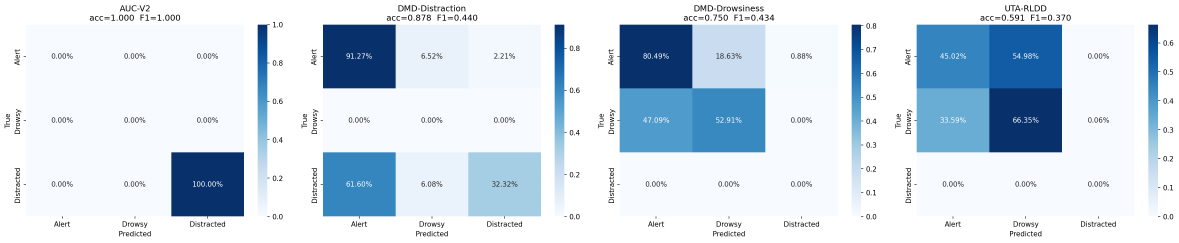
#> input picture models/evaluation/per_dataset_breakdown.png, 3536 x 727 px (shown at 1/3 size)
$ python -i preprocessing.py   (imports and definitions only)
#> lines starting #> are read from the running program, lines starting #| are printed output that depends on the picture
"""Frame preprocessing: CLAHE on the Lab L channel plus optional adaptive gamma.

CLAHE runs only when mean brightness is below threshold. All funcs take and
return BGR uint8 arrays.
"""

from __future__ import annotations

import logging
from typing import Optional, Tuple

import cv2
import numpy as np

__all__ = [
    "preprocess_frame",
    "apply_clahe",
    "adaptive_gamma_correction",
]

logger = logging.getLogger(__name__)

# clahe on the L channel of Lab

def apply_clahe(
    frame: np.ndarray,
    clip_limit: float = 2.0,
    tile_grid_size: Tuple[int, int] = (8, 8),
) -> np.ndarray:
    """clahe on the L channel of Lab."""
    if frame is None or frame.ndim != 3 or frame.shape[2] != 3:
        raise ValueError(
            f"Expected 3-channel BGR image, got shape "
            f"{getattr(frame, 'shape', None)}"
        )
    if frame.dtype != np.uint8:
        raise ValueError(f"Expected uint8 dtype, got {frame.dtype}")

    # convert BGR to Lab
    lab = cv2.cvtColor(frame, cv2.COLOR_BGR2LAB)
    l_channel, a_channel, b_channel = cv2.split(lab)

    clahe = cv2.createCLAHE(
        clipLimit=clip_limit,
        tileGridSize=tile_grid_size,
    )
    l_enhanced = clahe.apply(l_channel)

    lab_enhanced = cv2.merge([l_enhanced, a_channel, b_channel])
    result = cv2.cvtColor(lab_enhanced, cv2.COLOR_LAB2BGR)

    logger.debug(
        "CLAHE applied: clip=%.1f, tile=%s, L_mean %.1f -> %.1f",
        clip_limit,
        tile_grid_size,
        l_channel.mean(),
        l_enhanced.mean(),
    )
    return result


# adaptive gamma correction

def adaptive_gamma_correction(
    frame: np.ndarray,
    gamma: float = 1.2,
    adaptive: bool = True,
) -> np.ndarray:
    """gamma correction; when adaptive, picks gamma from mean brightness."""
    if frame is None or frame.ndim != 3:
        raise ValueError("Expected 3-channel image")

    if adaptive:
        gray = cv2.cvtColor(frame, cv2.COLOR_BGR2GRAY)
        mean_brightness = gray.mean()

        # target mean is 127 (midpoint of 0-255)
        target_mean = 127.0

        if mean_brightness < 1.0:
            # nearly black frame, use a strong brightening gamma
            gamma_eff = 0.5
        else:
            gamma_eff = np.log(target_mean / 255.0) / np.log(
                mean_brightness / 255.0 + 1e-7
            )
            gamma_eff = float(np.clip(gamma_eff, 0.5, 2.5))

        logger.debug(
            "Adaptive gamma: mean_brightness=%.1f -> gamma_eff=%.3f",
            mean_brightness,
            gamma_eff,
        )
    else:
        gamma_eff = gamma

    # lut for fast application
    inv_gamma = 1.0 / gamma_eff
    lut = np.array(
        [(i / 255.0) ** inv_gamma * 255 for i in range(256)],
        dtype=np.uint8,
    )
    corrected = cv2.LUT(frame, lut)
    return corrected


# preprocessing entry point

def preprocess_frame(
    frame: np.ndarray,
    target_size: Optional[Tuple[int, int]] = None,
    clahe_clip: float = 2.0,
    tile_size: Tuple[int, int] = (8, 8),
    brightness_threshold: float = 100.0,
    gamma: float = 1.2,
    adaptive_gamma: bool = True,
    apply_gamma: bool = True,
) -> np.ndarray:
    """resize, conditional clahe (dark frames only), then gamma."""
    if frame is None:
        raise ValueError("Input frame is None")
    if frame.ndim != 3 or frame.shape[2] != 3:
        raise ValueError(
            f"Expected 3-channel BGR image, got shape {frame.shape}"
        )

    processed = frame.copy()

    if target_size is not None:
        w, h = target_size
        if (processed.shape[1], processed.shape[0]) != (w, h):
            processed = cv2.resize(
                processed, (w, h), interpolation=cv2.INTER_LINEAR
            )
            logger.debug("Resized frame to %dx%d", w, h)

    # clahe only on dark frames
    lab = cv2.cvtColor(processed, cv2.COLOR_BGR2LAB)
    l_channel = lab[:, :, 0]
    mean_l = float(l_channel.mean())

    if mean_l < brightness_threshold:
        processed = apply_clahe(
            processed,
            clip_limit=clahe_clip,
            tile_grid_size=tile_size,
        )
        logger.debug(
            "CLAHE applied: mean_L=%.1f < threshold=%.1f",
            mean_l,
            brightness_threshold,
        )
    else:
        logger.debug(
            "CLAHE skipped: mean_L=%.1f >= threshold=%.1f",
            mean_l,
            brightness_threshold,
        )

    if apply_gamma:
        processed = adaptive_gamma_correction(
            processed, gamma=gamma, adaptive=adaptive_gamma
        )

    return processed

>>> import cv2
>>> picture = cv2.imread('../models/evaluation/per_dataset_breakdown.png')
#> picture is the input picture: shape (727, 3536, 3); mean B, G, R 234.2, 221.6, 207.7
>>> result = preprocess_frame(picture)
#> in preprocess_frame, `lab = cv2.cvtColor(processed, cv2.COLOR_BGR2LAB)`: lab: shape (727, 3536, 3); mean of channels 0, 1, 2 222.5, 127.7, 120.1
#> in preprocess_frame, `l_channel = lab[:, :, 0]`:
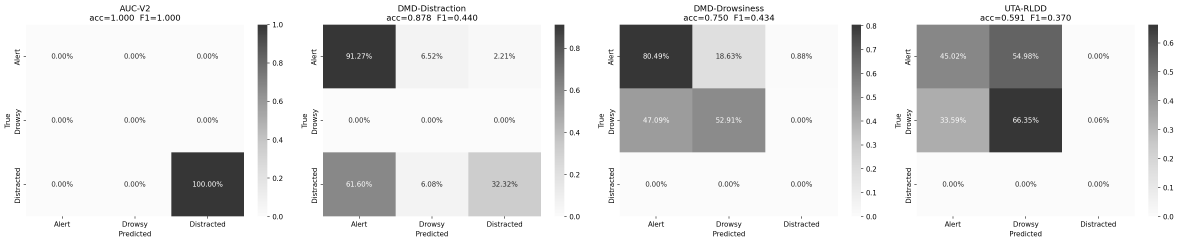
#> l_channel: shape (727, 3536) (shown at 1/3 size); min 0, max 255, mean 222.5
#> in preprocess_frame, `mean_l = float(l_channel.mean())`: mean_l = 222.5
#> in adaptive_gamma_correction, `mean_brightness = gray.mean()`: mean_brightness = 218.8
#> in adaptive_gamma_correction, `gamma_eff = np.log(target_mean / 255.0) / np.log( mean_brightness / 25..`: gamma_eff = 4.56
#> in adaptive_gamma_correction, `gamma_eff = float(np.clip(gamma_eff, 0.5, 2.5))`: gamma_eff = 2.5
#> in adaptive_gamma_correction, `inv_gamma = 1.0 / gamma_eff`: inv_gamma = 0.4
#> in adaptive_gamma_correction, `lut = np.array( [(i / 255.0) ** inv_gamma * 255 for i in range(256)], ..`: lut = 256 values from 0 to 255
#> in adaptive_gamma_correction, `corrected = cv2.LUT(frame, lut)`:
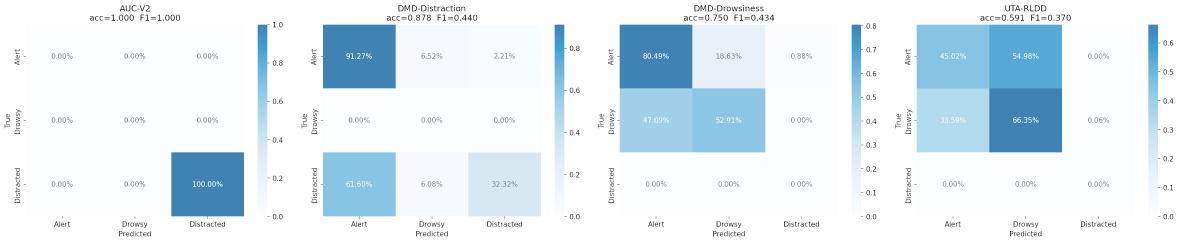
#> corrected: shape (727, 3536, 3) (shown at 1/3 size); mean B, G, R 244.3, 236.5, 224.2

$ run again, on models/evaluation/confusion_matrix.png
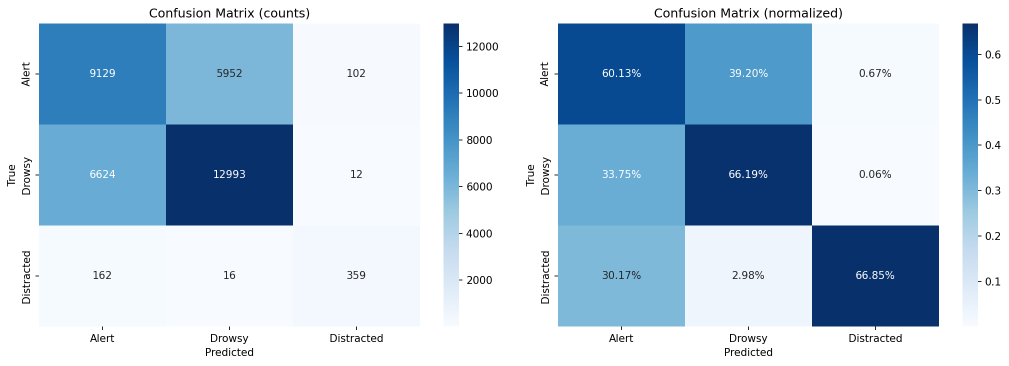
#> input picture models/evaluation/confusion_matrix.png, 2018 x 731 px (shown at 1/2 size)
#> picture is the input picture: shape (731, 2018, 3); mean B, G, R 222.5, 202.6, 179.3
#> lab: shape (731, 2018, 3); mean of channels 0, 1, 2 203.7, 127.4, 115.3
#> mean_l = 203.7
#> in adaptive_gamma_correction, `gray = cv2.cvtColor(frame, cv2.COLOR_BGR2GRAY)`:
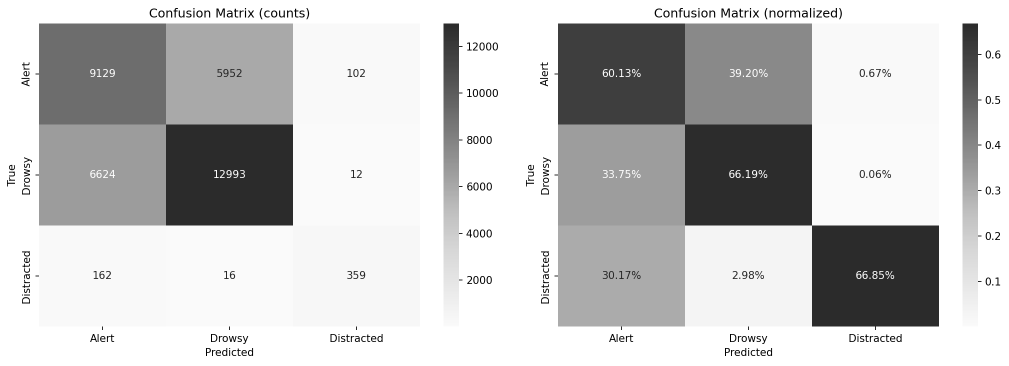
#> gray: shape (731, 2018) (shown at 1/2 size); min 0, max 255, mean 197.8
#> mean_brightness = 197.8
#> in adaptive_gamma_correction, `gamma_eff = np.log(target_mean / 255.0) / np.log( mean_brightness / 25..`: gamma_eff = 2.74
#> in adaptive_gamma_correction, `gamma_eff = float(np.clip(gamma_eff, 0.5, 2.5))`: gamma_eff = 2.5
#> inv_gamma = 0.4
#> lut = 256 values from 0 to 255
#> in adaptive_gamma_correction, `corrected = cv2.LUT(frame, lut)`:
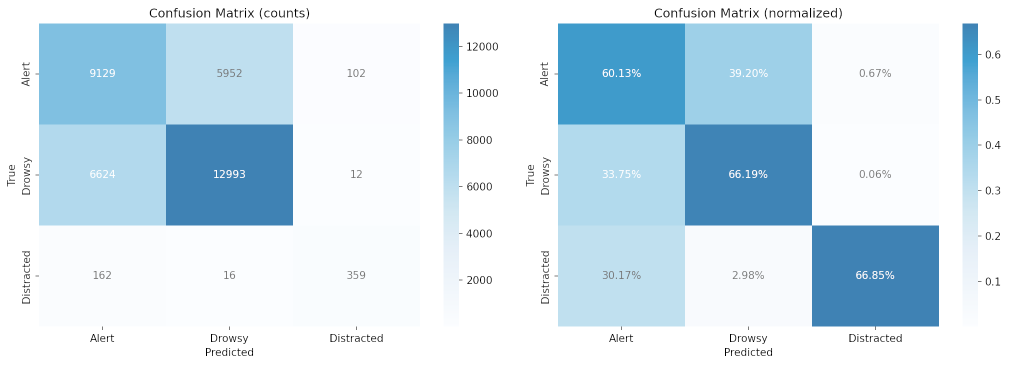
#> corrected: shape (731, 2018, 3) (shown at 1/2 size); mean B, G, R 238.8, 226.4, 205.7

$ run again, on models/evaluation/feature_importance.png
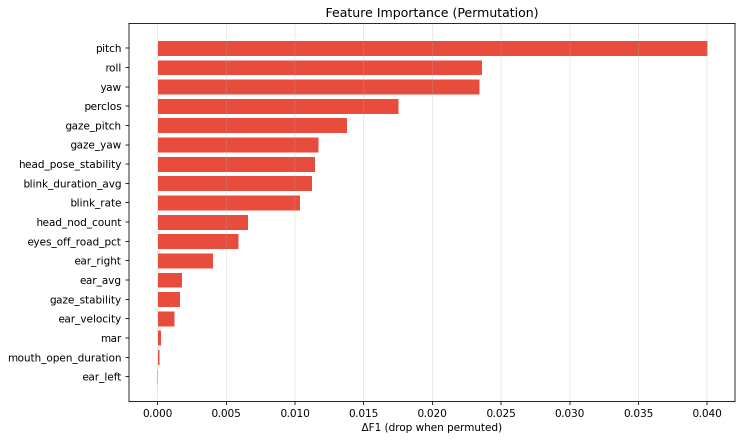
#> input picture models/evaluation/feature_importance.png, 1484 x 881 px (shown at 1/2 size)
#> picture is the input picture: shape (881, 1484, 3); mean B, G, R 228.1, 230, 247.8
#> lab: shape (881, 1484, 3); mean of channels 0, 1, 2 237.3, 134.8, 132.9
#> in preprocess_frame, `l_channel = lab[:, :, 0]`:
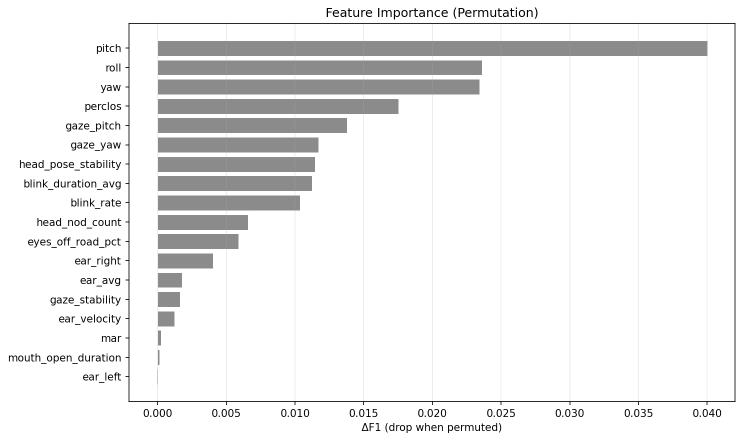
#> l_channel: shape (881, 1484) (shown at 1/2 size); min 0, max 255, mean 237.3
#> mean_l = 237.3
#> mean_brightness = 235.1
#> in adaptive_gamma_correction, `gamma_eff = np.log(target_mean / 255.0) / np.log( mean_brightness / 25..`: gamma_eff = 8.59
#> in adaptive_gamma_correction, `gamma_eff = float(np.clip(gamma_eff, 0.5, 2.5))`: gamma_eff = 2.5
#> inv_gamma = 0.4
#> lut = 256 values from 0 to 255
#> in adaptive_gamma_correction, `corrected = cv2.LUT(frame, lut)`:
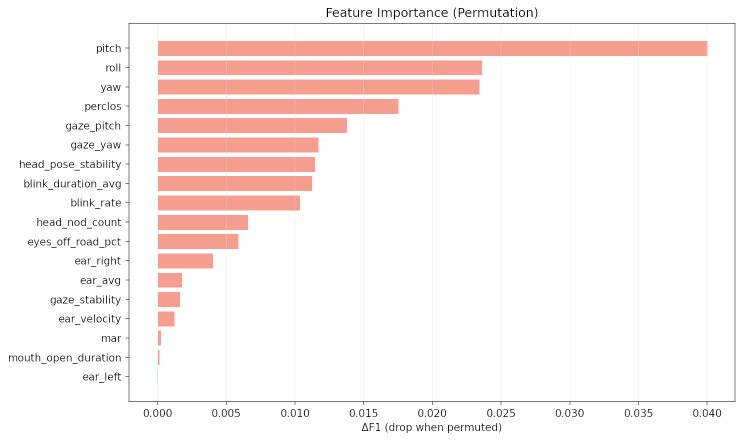
#> corrected: shape (881, 1484, 3) (shown at 1/2 size); mean B, G, R 238.9, 240.6, 250.7

$ run again, on models/evaluation/roc_curves.png
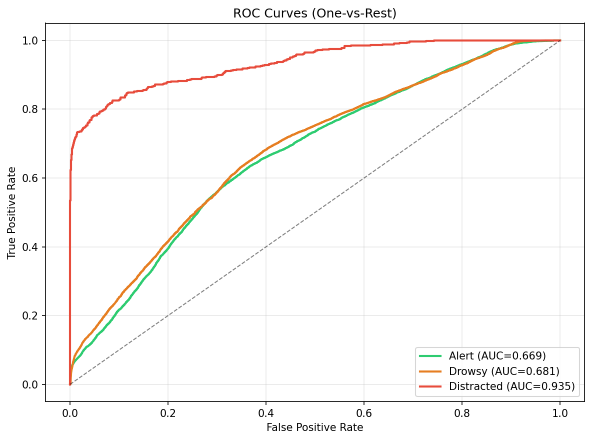
#> input picture models/evaluation/roc_curves.png, 1184 x 881 px (shown at 1/2 size)
#> picture is the input picture: shape (881, 1184, 3); mean B, G, R 247.8, 248.8, 249.7
#> lab: shape (881, 1184, 3); mean of channels 0, 1, 2 249.4, 128.3, 128.8
#> in preprocess_frame, `l_channel = lab[:, :, 0]`:
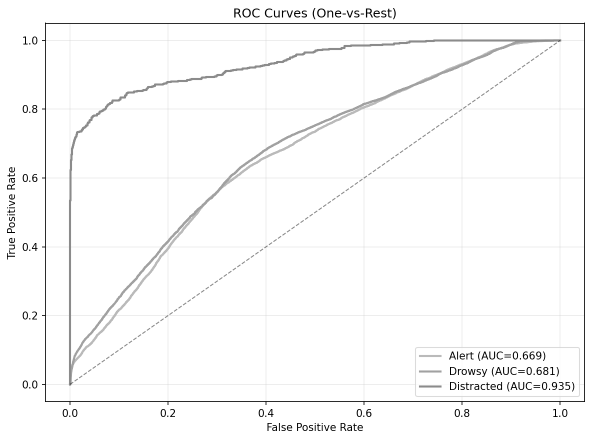
#> l_channel: shape (881, 1184) (shown at 1/2 size); min 0, max 255, mean 249.4
#> mean_l = 249.4
#> mean_brightness = 248.9
#> in adaptive_gamma_correction, `gamma_eff = np.log(target_mean / 255.0) / np.log( mean_brightness / 25..`: gamma_eff = 29
#> in adaptive_gamma_correction, `gamma_eff = float(np.clip(gamma_eff, 0.5, 2.5))`: gamma_eff = 2.5
#> inv_gamma = 0.4
#> lut = 256 values from 0 to 255
#> in adaptive_gamma_correction, `corrected = cv2.LUT(frame, lut)`:
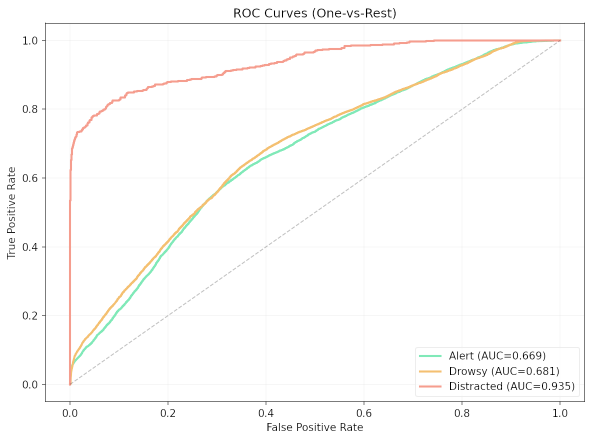
#> corrected: shape (881, 1184, 3) (shown at 1/2 size); mean B, G, R 250.5, 251.2, 251.6
